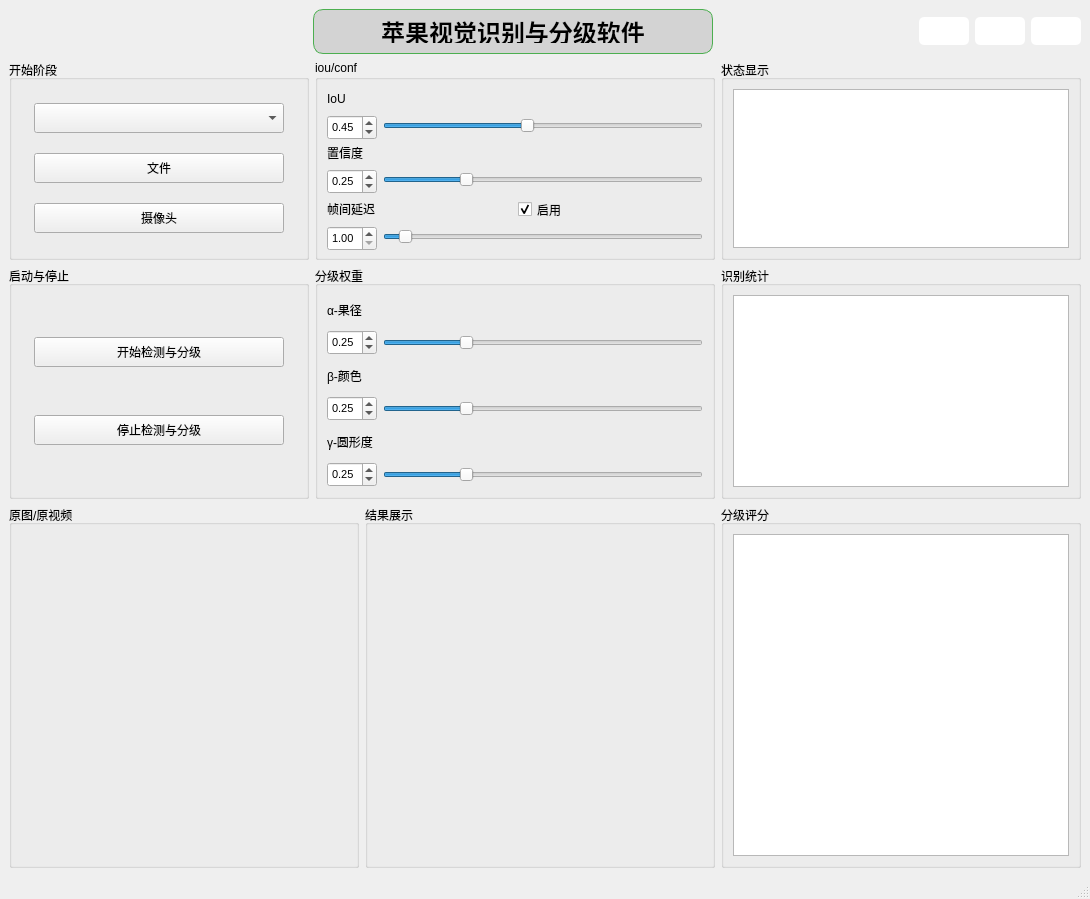
<?xml version="1.0" encoding="UTF-8"?>
<ui version="4.0">
 <class>MainWindow</class>
 <widget class="QMainWindow" name="MainWindow">
  <property name="geometry">
   <rect>
    <x>0</x>
    <y>0</y>
    <width>1090</width>
    <height>899</height>
   </rect>
  </property>
  <property name="windowTitle">
   <string>MainWindow</string>
  </property>
  <widget class="QWidget" name="centralwidget">
   <layout class="QGridLayout" name="gridLayout_6">
    <item row="0" column="0">
     <layout class="QVBoxLayout" name="verticalLayout_2" stretch="1,2,0,10">
      <item>
       <layout class="QHBoxLayout" name="horizontalLayout_2" stretch="1,0,1,0,1">
        <item>
         <widget class="QLabel" name="label_4">
          <property name="sizePolicy">
           <sizepolicy hsizetype="Preferred" vsizetype="Preferred">
            <horstretch>0</horstretch>
            <verstretch>0</verstretch>
           </sizepolicy>
          </property>
          <property name="text">
           <string/>
          </property>
          <property name="pixmap">
           <pixmap resource="img.qrc">:/png/icon/上海大学002.png</pixmap>
          </property>
          <property name="alignment">
           <set>Qt::AlignCenter</set>
          </property>
         </widget>
        </item>
        <item>
         <spacer name="horizontalSpacer_2">
          <property name="orientation">
           <enum>Qt::Horizontal</enum>
          </property>
          <property name="sizeHint" stdset="0">
           <size>
            <width>200</width>
            <height>20</height>
           </size>
          </property>
         </spacer>
        </item>
        <item>
         <widget class="QLabel" name="label">
          <property name="minimumSize">
           <size>
            <width>400</width>
            <height>45</height>
           </size>
          </property>
          <property name="font">
           <font>
            <family>AcadEref</family>
            <pointsize>-1</pointsize>
            <weight>75</weight>
            <bold>true</bold>
           </font>
          </property>
          <property name="styleSheet">
           <string notr="true">QLabel {
    color: #000000;  /* 已更改为黑色 */
    font-size: 24px;  /* 字体大小已恢复为 24px */
    font-weight: bold;
    text-align: center;
    qproperty-alignment: AlignCenter;
    border: 1px solid #4CAF50;
    border-radius: 10px;
    padding: 10px;
    background-color: #D3D3D3;
}
</string>
          </property>
          <property name="text">
           <string>苹果视觉识别与分级软件</string>
          </property>
          <property name="alignment">
           <set>Qt::AlignCenter</set>
          </property>
         </widget>
        </item>
        <item>
         <spacer name="horizontalSpacer">
          <property name="orientation">
           <enum>Qt::Horizontal</enum>
          </property>
          <property name="sizeHint" stdset="0">
           <size>
            <width>200</width>
            <height>20</height>
           </size>
          </property>
         </spacer>
        </item>
        <item>
         <layout class="QHBoxLayout" name="horizontalLayout" stretch="1,1,1">
          <item>
           <widget class="QPushButton" name="minButton">
            <property name="enabled">
             <bool>true</bool>
            </property>
            <property name="minimumSize">
             <size>
              <width>50</width>
              <height>28</height>
             </size>
            </property>
            <property name="maximumSize">
             <size>
              <width>50</width>
              <height>28</height>
             </size>
            </property>
            <property name="styleSheet">
             <string notr="true">QPushButton {
    border-style: solid;
    border-width: 0px;
    border-radius: 5px;
    background-color: #FFFFFF; /* 使用白色背景 */
    color: white; /* 使用白色文字，与白色背景形成对比 */
}

QPushButton::focus {
    outline: none;
}

QPushButton::hover {
    border-style: solid;
    border-width: 0px;
    border-radius: 5px;
    background-color: rgba(60, 60, 60, 255); /* 当鼠标悬停时，使按钮变得稍微深色，提供视觉反馈 */
}

QPushButton:pressed {
    background-color: rgba(100, 100, 100, 255); /* 按钮被按下时，使按钮变得稍微浅色，提供视觉反馈 */
}
</string>
            </property>
            <property name="text">
             <string/>
            </property>
            <property name="icon">
             <iconset resource="img.qrc">
              <normaloff>:/png/icon/最小化_黑色.png</normaloff>:/png/icon/最小化_黑色.png</iconset>
            </property>
           </widget>
          </item>
          <item>
           <widget class="QPushButton" name="maxButton">
            <property name="minimumSize">
             <size>
              <width>50</width>
              <height>28</height>
             </size>
            </property>
            <property name="maximumSize">
             <size>
              <width>50</width>
              <height>28</height>
             </size>
            </property>
            <property name="styleSheet">
             <string notr="true">QPushButton {
    border-style: solid;
    border-width: 0px;
    border-radius: 5px;
    background-color: #FFFFFF; /* 使用白色背景 */
    color: white; /* 使用白色文字，与白色背景形成对比 */
}

QPushButton::focus {
    outline: none;
}

QPushButton::hover {
    border-style: solid;
    border-width: 0px;
    border-radius: 5px;
    background-color: rgba(60, 60, 60, 255); /* 当鼠标悬停时，使按钮变得稍微深色，提供视觉反馈 */
}

QPushButton:pressed {
    background-color: rgba(100, 100, 100, 255); /* 按钮被按下时，使按钮变得稍微浅色，提供视觉反馈 */
}
</string>
            </property>
            <property name="text">
             <string/>
            </property>
            <property name="icon">
             <iconset resource="img.qrc">
              <normaloff>:/png/icon/正方形_黑色.png</normaloff>:/png/icon/正方形_黑色.png</iconset>
            </property>
           </widget>
          </item>
          <item>
           <widget class="QPushButton" name="closeButton">
            <property name="minimumSize">
             <size>
              <width>50</width>
              <height>28</height>
             </size>
            </property>
            <property name="maximumSize">
             <size>
              <width>50</width>
              <height>28</height>
             </size>
            </property>
            <property name="styleSheet">
             <string notr="true">QPushButton {
    border-style: solid;
    border-width: 0px;
    border-radius: 5px;
    background-color: #FFFFFF; /* 使用白色背景 */
    color: white; /* 使用白色文字，与白色背景形成对比 */
}

QPushButton::focus {
    outline: none;
}

QPushButton::hover {
    border-style: solid;
    border-width: 0px;
    border-radius: 5px;
    background-color: rgba(60, 60, 60, 255); /* 当鼠标悬停时，使按钮变得稍微深色，提供视觉反馈 */
}

QPushButton:pressed {
    background-color: rgba(100, 100, 100, 255); /* 按钮被按下时，使按钮变得稍微浅色，提供视觉反馈 */
}
</string>
            </property>
            <property name="text">
             <string/>
            </property>
            <property name="icon">
             <iconset resource="img.qrc">
              <normaloff>:/png/icon/关闭_黑色.png</normaloff>:/png/icon/关闭_黑色.png</iconset>
            </property>
           </widget>
          </item>
         </layout>
        </item>
       </layout>
      </item>
      <item>
       <layout class="QHBoxLayout" name="horizontalLayout_7" stretch="0,0,0">
        <item>
         <widget class="QGroupBox" name="groupBox_2">
          <property name="minimumSize">
           <size>
            <width>300</width>
            <height>200</height>
           </size>
          </property>
          <property name="maximumSize">
           <size>
            <width>300</width>
            <height>500</height>
           </size>
          </property>
          <property name="title">
           <string>开始阶段</string>
          </property>
          <layout class="QGridLayout" name="gridLayout_7">
           <item row="0" column="0">
            <widget class="QComboBox" name="comboBox">
             <property name="enabled">
              <bool>true</bool>
             </property>
             <property name="minimumSize">
              <size>
               <width>50</width>
               <height>30</height>
              </size>
             </property>
             <property name="maximumSize">
              <size>
               <width>250</width>
               <height>16777215</height>
              </size>
             </property>
             <property name="styleSheet">
              <string notr="true"/>
             </property>
            </widget>
           </item>
           <item row="1" column="0">
            <widget class="QPushButton" name="file">
             <property name="minimumSize">
              <size>
               <width>50</width>
               <height>30</height>
              </size>
             </property>
             <property name="maximumSize">
              <size>
               <width>250</width>
               <height>30</height>
              </size>
             </property>
             <property name="text">
              <string>文件</string>
             </property>
             <property name="iconSize">
              <size>
               <width>20</width>
               <height>20</height>
              </size>
             </property>
            </widget>
           </item>
           <item row="2" column="0">
            <widget class="QPushButton" name="camera">
             <property name="minimumSize">
              <size>
               <width>50</width>
               <height>30</height>
              </size>
             </property>
             <property name="maximumSize">
              <size>
               <width>250</width>
               <height>30</height>
              </size>
             </property>
             <property name="text">
              <string>摄像头</string>
             </property>
            </widget>
           </item>
          </layout>
         </widget>
        </item>
        <item>
         <widget class="QGroupBox" name="groupBox">
          <property name="minimumSize">
           <size>
            <width>400</width>
            <height>200</height>
           </size>
          </property>
          <property name="maximumSize">
           <size>
            <width>400</width>
            <height>500</height>
           </size>
          </property>
          <property name="title">
           <string>iou/conf</string>
          </property>
          <layout class="QVBoxLayout" name="verticalLayout_4">
           <item>
            <widget class="QLabel" name="label_2">
             <property name="minimumSize">
              <size>
               <width>25</width>
               <height>20</height>
              </size>
             </property>
             <property name="text">
              <string>IoU</string>
             </property>
            </widget>
           </item>
           <item>
            <layout class="QHBoxLayout" name="horizontalLayout_3">
             <item>
              <widget class="QDoubleSpinBox" name="iouSpinBox">
               <property name="minimumSize">
                <size>
                 <width>50</width>
                 <height>25</height>
                </size>
               </property>
               <property name="maximumSize">
                <size>
                 <width>50</width>
                 <height>16777215</height>
                </size>
               </property>
               <property name="font">
                <font>
                 <family>Microsoft YaHei UI</family>
                 <pointsize>8</pointsize>
                </font>
               </property>
               <property name="styleSheet">
                <string notr="true"/>
               </property>
               <property name="maximum">
                <double>1.000000000000000</double>
               </property>
               <property name="singleStep">
                <double>0.010000000000000</double>
               </property>
               <property name="value">
                <double>0.450000000000000</double>
               </property>
              </widget>
             </item>
             <item>
              <widget class="QSlider" name="iouSlider">
               <property name="minimumSize">
                <size>
                 <width>80</width>
                 <height>0</height>
                </size>
               </property>
               <property name="styleSheet">
                <string notr="true"/>
               </property>
               <property name="maximum">
                <number>100</number>
               </property>
               <property name="value">
                <number>45</number>
               </property>
               <property name="orientation">
                <enum>Qt::Horizontal</enum>
               </property>
              </widget>
             </item>
            </layout>
           </item>
           <item>
            <widget class="QLabel" name="label_3">
             <property name="minimumSize">
              <size>
               <width>45</width>
               <height>20</height>
              </size>
             </property>
             <property name="text">
              <string>置信度</string>
             </property>
            </widget>
           </item>
           <item>
            <layout class="QHBoxLayout" name="horizontalLayout_4">
             <item>
              <widget class="QDoubleSpinBox" name="confSpinBox">
               <property name="minimumSize">
                <size>
                 <width>50</width>
                 <height>25</height>
                </size>
               </property>
               <property name="maximumSize">
                <size>
                 <width>50</width>
                 <height>16777215</height>
                </size>
               </property>
               <property name="font">
                <font>
                 <family>Microsoft JhengHei UI</family>
                 <pointsize>8</pointsize>
                </font>
               </property>
               <property name="maximum">
                <double>1.000000000000000</double>
               </property>
               <property name="singleStep">
                <double>0.010000000000000</double>
               </property>
               <property name="value">
                <double>0.250000000000000</double>
               </property>
              </widget>
             </item>
             <item>
              <widget class="QSlider" name="confSlider">
               <property name="minimumSize">
                <size>
                 <width>80</width>
                 <height>0</height>
                </size>
               </property>
               <property name="maximum">
                <number>100</number>
               </property>
               <property name="value">
                <number>25</number>
               </property>
               <property name="orientation">
                <enum>Qt::Horizontal</enum>
               </property>
              </widget>
             </item>
            </layout>
           </item>
           <item>
            <layout class="QHBoxLayout" name="horizontalLayout_6">
             <item>
              <widget class="QLabel" name="label_5">
               <property name="minimumSize">
                <size>
                 <width>0</width>
                 <height>20</height>
                </size>
               </property>
               <property name="text">
                <string>帧间延迟</string>
               </property>
              </widget>
             </item>
             <item>
              <widget class="QCheckBox" name="checkBox">
               <property name="minimumSize">
                <size>
                 <width>0</width>
                 <height>25</height>
                </size>
               </property>
               <property name="text">
                <string>启用</string>
               </property>
               <property name="checked">
                <bool>true</bool>
               </property>
              </widget>
             </item>
            </layout>
           </item>
           <item>
            <layout class="QHBoxLayout" name="horizontalLayout_5">
             <item>
              <widget class="QDoubleSpinBox" name="rateSpinBox">
               <property name="minimumSize">
                <size>
                 <width>50</width>
                 <height>25</height>
                </size>
               </property>
               <property name="maximumSize">
                <size>
                 <width>50</width>
                 <height>16777215</height>
                </size>
               </property>
               <property name="font">
                <font>
                 <family>Microsoft JhengHei UI</family>
                 <pointsize>8</pointsize>
                </font>
               </property>
               <property name="decimals">
                <number>2</number>
               </property>
               <property name="minimum">
                <double>1.000000000000000</double>
               </property>
               <property name="maximum">
                <double>20.000000000000000</double>
               </property>
               <property name="singleStep">
                <double>1.000000000000000</double>
               </property>
              </widget>
             </item>
             <item>
              <widget class="QSlider" name="rateSlider">
               <property name="minimumSize">
                <size>
                 <width>80</width>
                 <height>0</height>
                </size>
               </property>
               <property name="maximum">
                <number>20</number>
               </property>
               <property name="pageStep">
                <number>1</number>
               </property>
               <property name="value">
                <number>1</number>
               </property>
               <property name="orientation">
                <enum>Qt::Horizontal</enum>
               </property>
              </widget>
             </item>
            </layout>
           </item>
          </layout>
         </widget>
        </item>
        <item>
         <widget class="QGroupBox" name="groupBox_4">
          <property name="minimumSize">
           <size>
            <width>350</width>
            <height>200</height>
           </size>
          </property>
          <property name="maximumSize">
           <size>
            <width>400000</width>
            <height>500</height>
           </size>
          </property>
          <property name="title">
           <string>状态显示</string>
          </property>
          <layout class="QGridLayout" name="gridLayout">
           <item row="1" column="0">
            <widget class="QTextBrowser" name="statistic_label">
             <property name="font">
              <font>
               <family>Times New Roman</family>
               <pointsize>14</pointsize>
              </font>
             </property>
             <property name="html">
              <string>&lt;!DOCTYPE HTML PUBLIC &quot;-//W3C//DTD HTML 4.0//EN&quot; &quot;http://www.w3.org/TR/REC-html40/strict.dtd&quot;&gt;
&lt;html&gt;&lt;head&gt;&lt;meta name=&quot;qrichtext&quot; content=&quot;1&quot; /&gt;&lt;style type=&quot;text/css&quot;&gt;
p, li { white-space: pre-wrap; }
&lt;/style&gt;&lt;/head&gt;&lt;body style=&quot; font-family:'Times New Roman'; font-size:14pt; font-weight:400; font-style:normal;&quot;&gt;
&lt;p style=&quot;-qt-paragraph-type:empty; margin-top:0px; margin-bottom:0px; margin-left:0px; margin-right:0px; -qt-block-indent:0; text-indent:0px; font-family:'AcadEref';&quot;&gt;&lt;br /&gt;&lt;/p&gt;&lt;/body&gt;&lt;/html&gt;</string>
             </property>
            </widget>
           </item>
          </layout>
         </widget>
        </item>
       </layout>
      </item>
      <item>
       <layout class="QHBoxLayout" name="horizontalLayout_15" stretch="0,0,0">
        <item>
         <widget class="QGroupBox" name="groupBox_3">
          <property name="minimumSize">
           <size>
            <width>300</width>
            <height>200</height>
           </size>
          </property>
          <property name="maximumSize">
           <size>
            <width>300</width>
            <height>600</height>
           </size>
          </property>
          <property name="title">
           <string>启动与停止</string>
          </property>
          <layout class="QGridLayout" name="gridLayout_2">
           <item row="2" column="0">
            <widget class="QPushButton" name="StopDet">
             <property name="minimumSize">
              <size>
               <width>50</width>
               <height>30</height>
              </size>
             </property>
             <property name="maximumSize">
              <size>
               <width>250</width>
               <height>30</height>
              </size>
             </property>
             <property name="text">
              <string>停止检测与分级</string>
             </property>
             <property name="autoExclusive">
              <bool>false</bool>
             </property>
            </widget>
           </item>
           <item row="1" column="0">
            <widget class="QPushButton" name="BeginDet">
             <property name="minimumSize">
              <size>
               <width>50</width>
               <height>30</height>
              </size>
             </property>
             <property name="maximumSize">
              <size>
               <width>250</width>
               <height>30</height>
              </size>
             </property>
             <property name="text">
              <string>开始检测与分级</string>
             </property>
             <property name="iconSize">
              <size>
               <width>30</width>
               <height>30</height>
              </size>
             </property>
             <property name="checkable">
              <bool>true</bool>
             </property>
            </widget>
           </item>
          </layout>
         </widget>
        </item>
        <item>
         <widget class="QGroupBox" name="groupBox_6">
          <property name="minimumSize">
           <size>
            <width>400</width>
            <height>200</height>
           </size>
          </property>
          <property name="maximumSize">
           <size>
            <width>400</width>
            <height>16777215</height>
           </size>
          </property>
          <property name="title">
           <string>分级权重</string>
          </property>
          <layout class="QVBoxLayout" name="verticalLayout_7">
           <item>
            <layout class="QVBoxLayout" name="verticalLayout_3">
             <item>
              <widget class="QLabel" name="label_16">
               <property name="minimumSize">
                <size>
                 <width>45</width>
                 <height>20</height>
                </size>
               </property>
               <property name="text">
                <string>α-果径</string>
               </property>
              </widget>
             </item>
             <item>
              <layout class="QHBoxLayout" name="horizontalLayout_22">
               <item>
                <widget class="QDoubleSpinBox" name="guojingSpinBox">
                 <property name="minimumSize">
                  <size>
                   <width>50</width>
                   <height>25</height>
                  </size>
                 </property>
                 <property name="maximumSize">
                  <size>
                   <width>50</width>
                   <height>16777215</height>
                  </size>
                 </property>
                 <property name="font">
                  <font>
                   <family>Microsoft JhengHei UI</family>
                   <pointsize>8</pointsize>
                  </font>
                 </property>
                 <property name="maximum">
                  <double>1.000000000000000</double>
                 </property>
                 <property name="singleStep">
                  <double>0.010000000000000</double>
                 </property>
                 <property name="value">
                  <double>0.250000000000000</double>
                 </property>
                </widget>
               </item>
               <item>
                <widget class="QSlider" name="guojingSlider">
                 <property name="minimumSize">
                  <size>
                   <width>80</width>
                   <height>0</height>
                  </size>
                 </property>
                 <property name="maximum">
                  <number>100</number>
                 </property>
                 <property name="value">
                  <number>25</number>
                 </property>
                 <property name="orientation">
                  <enum>Qt::Horizontal</enum>
                 </property>
                </widget>
               </item>
              </layout>
             </item>
             <item>
              <widget class="QLabel" name="label_17">
               <property name="minimumSize">
                <size>
                 <width>45</width>
                 <height>20</height>
                </size>
               </property>
               <property name="text">
                <string>β-颜色</string>
               </property>
              </widget>
             </item>
             <item>
              <layout class="QHBoxLayout" name="horizontalLayout_23">
               <item>
                <widget class="QDoubleSpinBox" name="yanseSpinBox">
                 <property name="minimumSize">
                  <size>
                   <width>50</width>
                   <height>25</height>
                  </size>
                 </property>
                 <property name="maximumSize">
                  <size>
                   <width>50</width>
                   <height>16777215</height>
                  </size>
                 </property>
                 <property name="font">
                  <font>
                   <family>Microsoft JhengHei UI</family>
                   <pointsize>8</pointsize>
                  </font>
                 </property>
                 <property name="maximum">
                  <double>1.000000000000000</double>
                 </property>
                 <property name="singleStep">
                  <double>0.010000000000000</double>
                 </property>
                 <property name="value">
                  <double>0.250000000000000</double>
                 </property>
                </widget>
               </item>
               <item>
                <widget class="QSlider" name="yanseSlider">
                 <property name="minimumSize">
                  <size>
                   <width>80</width>
                   <height>0</height>
                  </size>
                 </property>
                 <property name="maximum">
                  <number>100</number>
                 </property>
                 <property name="value">
                  <number>25</number>
                 </property>
                 <property name="orientation">
                  <enum>Qt::Horizontal</enum>
                 </property>
                </widget>
               </item>
              </layout>
             </item>
             <item>
              <widget class="QLabel" name="label_20">
               <property name="minimumSize">
                <size>
                 <width>45</width>
                 <height>20</height>
                </size>
               </property>
               <property name="text">
                <string>γ-圆形度</string>
               </property>
              </widget>
             </item>
             <item>
              <layout class="QHBoxLayout" name="horizontalLayout_24">
               <item>
                <widget class="QDoubleSpinBox" name="yuanxingduSpinBox">
                 <property name="minimumSize">
                  <size>
                   <width>50</width>
                   <height>25</height>
                  </size>
                 </property>
                 <property name="maximumSize">
                  <size>
                   <width>50</width>
                   <height>16777215</height>
                  </size>
                 </property>
                 <property name="font">
                  <font>
                   <family>Microsoft JhengHei UI</family>
                   <pointsize>8</pointsize>
                  </font>
                 </property>
                 <property name="maximum">
                  <double>1.000000000000000</double>
                 </property>
                 <property name="singleStep">
                  <double>0.010000000000000</double>
                 </property>
                 <property name="value">
                  <double>0.250000000000000</double>
                 </property>
                </widget>
               </item>
               <item>
                <widget class="QSlider" name="yuanxingduSlider">
                 <property name="minimumSize">
                  <size>
                   <width>80</width>
                   <height>0</height>
                  </size>
                 </property>
                 <property name="maximum">
                  <number>100</number>
                 </property>
                 <property name="value">
                  <number>25</number>
                 </property>
                 <property name="orientation">
                  <enum>Qt::Horizontal</enum>
                 </property>
                </widget>
               </item>
              </layout>
             </item>
            </layout>
           </item>
          </layout>
         </widget>
        </item>
        <item>
         <widget class="QGroupBox" name="groupBox_17">
          <property name="minimumSize">
           <size>
            <width>350</width>
            <height>200</height>
           </size>
          </property>
          <property name="maximumSize">
           <size>
            <width>40000</width>
            <height>600</height>
           </size>
          </property>
          <property name="title">
           <string>识别统计</string>
          </property>
          <layout class="QGridLayout" name="gridLayout_8">
           <item row="3" column="0">
            <widget class="QListWidget" name="resultWidget">
             <property name="minimumSize">
              <size>
               <width>250</width>
               <height>80</height>
              </size>
             </property>
             <property name="font">
              <font>
               <family>Times New Roman</family>
               <pointsize>14</pointsize>
              </font>
             </property>
            </widget>
           </item>
          </layout>
         </widget>
        </item>
       </layout>
      </item>
      <item>
       <layout class="QHBoxLayout" name="horizontalLayout_8">
        <item>
         <widget class="QGroupBox" name="groupBox_5">
          <property name="minimumSize">
           <size>
            <width>350</width>
            <height>350</height>
           </size>
          </property>
          <property name="maximumSize">
           <size>
            <width>350</width>
            <height>16777215</height>
           </size>
          </property>
          <property name="title">
           <string>原图/原视频</string>
          </property>
          <layout class="QGridLayout" name="gridLayout_4">
           <item row="0" column="0">
            <widget class="QLabel" name="raw_video">
             <property name="minimumSize">
              <size>
               <width>250</width>
               <height>300</height>
              </size>
             </property>
             <property name="styleSheet">
              <string notr="true">background-image: url(:/png/icon/纯白图片.png);</string>
             </property>
             <property name="text">
              <string/>
             </property>
            </widget>
           </item>
          </layout>
         </widget>
        </item>
        <item>
         <widget class="QGroupBox" name="groupBox_8">
          <property name="minimumSize">
           <size>
            <width>350</width>
            <height>350</height>
           </size>
          </property>
          <property name="maximumSize">
           <size>
            <width>350</width>
            <height>16777215</height>
           </size>
          </property>
          <property name="title">
           <string>结果展示</string>
          </property>
          <layout class="QGridLayout" name="gridLayout_13">
           <item row="0" column="0">
            <widget class="QLabel" name="out_video">
             <property name="minimumSize">
              <size>
               <width>300</width>
               <height>300</height>
              </size>
             </property>
             <property name="styleSheet">
              <string notr="true">background-image: url(:/png/icon/纯白图片.png);</string>
             </property>
             <property name="text">
              <string/>
             </property>
            </widget>
           </item>
          </layout>
         </widget>
        </item>
        <item>
         <widget class="QGroupBox" name="groupBox_7">
          <property name="minimumSize">
           <size>
            <width>350</width>
            <height>350</height>
           </size>
          </property>
          <property name="title">
           <string>分级评分</string>
          </property>
          <layout class="QHBoxLayout" name="horizontalLayout_25">
           <item>
            <widget class="QSplitter" name="splitter">
             <property name="orientation">
              <enum>Qt::Vertical</enum>
             </property>
             <widget class="QListWidget" name="gradeWidget">
              <property name="minimumSize">
               <size>
                <width>250</width>
                <height>80</height>
               </size>
              </property>
              <property name="font">
               <font>
                <family>Times New Roman</family>
                <pointsize>11</pointsize>
               </font>
              </property>
             </widget>
            </widget>
           </item>
          </layout>
         </widget>
        </item>
       </layout>
      </item>
     </layout>
    </item>
   </layout>
  </widget>
  <widget class="QMenuBar" name="menubar">
   <property name="geometry">
    <rect>
     <x>0</x>
     <y>0</y>
     <width>1090</width>
     <height>26</height>
    </rect>
   </property>
  </widget>
  <widget class="QStatusBar" name="statusbar"/>
 </widget>
 <resources>
  <include location="img.qrc"/>
  <include location="img.qrc"/>
  <include location="C:/Users/Lenovo/.designer/backup/img.qrc"/>
 </resources>
 <connections/>
</ui>
